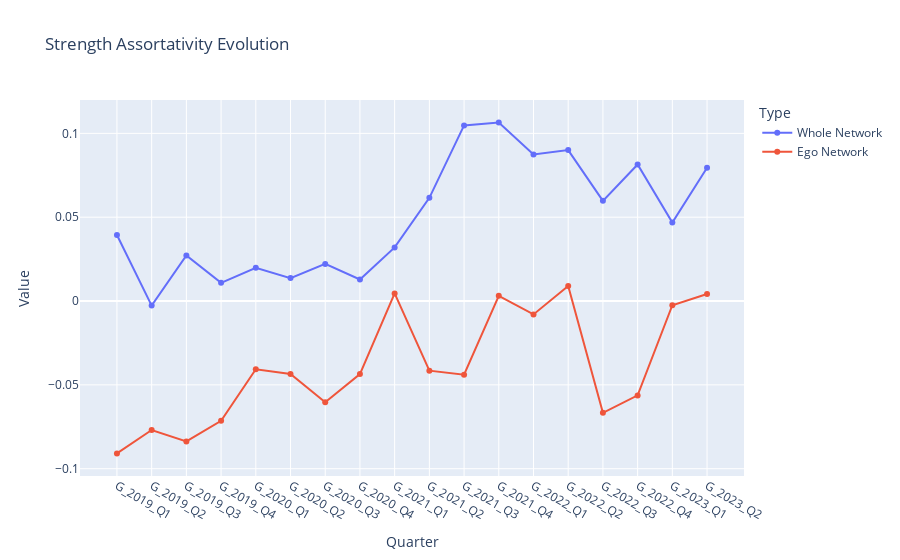

The cell this chart's notebook holds for it:
### Code cell
plot_evolution({key:quarterData['strengthAssortativity'] for (key, quarterData) in summaryWholeAllTime.items()},
               {key:quarterData['strengthAssortativity'] for (key, quarterData) in summaryEgoAllTime.items()},
               'Strength Assortativity Evolution')

### Figure 1 — Plotly figure (JSON) as saved in the notebook; plotly's stock layout.template omitted (floating-point values rounded to 4 significant figures)
{"data": [{"hovertemplate": "Type=Whole Network<br>Quarter=%{x}<br>Value=%{y}<extra></extra>", "legendgroup": "Whole Network", "line": {"color": "#636efa", "dash": "solid"}, "marker": {"symbol": "circle"}, "mode": "lines+markers", "name": "Whole Network", "orientation": "v", "showlegend": true, "type": "scatter", "x": ["G_2019_Q1", "G_2019_Q2", "G_2019_Q3", "G_2019_Q4", "G_2020_Q1", "G_2020_Q2", "G_2020_Q3", "G_2020_Q4", "G_2021_Q1", "G_2021_Q2", "G_2021_Q3", "G_2021_Q4", "G_2022_Q1", "G_2022_Q2", "G_2022_Q3", "G_2022_Q4", "G_2023_Q1", "G_2023_Q2"], "xaxis": "x", "y": [0.03939, -0.002711, 0.02717, 0.01083, 0.0198, 0.01368, 0.02212, 0.01284, 0.03197, 0.06156, 0.1047, 0.1065, 0.08745, 0.09001, 0.05974, 0.08143, 0.04682, 0.07951], "yaxis": "y"}, {"hovertemplate": "Type=Ego Network<br>Quarter=%{x}<br>Value=%{y}<extra></extra>", "legendgroup": "Ego Network", "line": {"color": "#EF553B", "dash": "solid"}, "marker": {"symbol": "circle"}, "mode": "lines+markers", "name": "Ego Network", "orientation": "v", "showlegend": true, "type": "scatter", "x": ["G_2019_Q1", "G_2019_Q2", "G_2019_Q3", "G_2019_Q4", "G_2020_Q1", "G_2020_Q2", "G_2020_Q3", "G_2020_Q4", "G_2021_Q1", "G_2021_Q2", "G_2021_Q3", "G_2021_Q4", "G_2022_Q1", "G_2022_Q2", "G_2022_Q3", "G_2022_Q4", "G_2023_Q1", "G_2023_Q2"], "xaxis": "x", "y": [-0.09091, -0.07692, -0.08376, -0.07143, -0.04068, -0.04348, -0.06039, -0.04357, 0.004545, -0.04152, -0.04394, 0.003081, -0.007976, 0.009002, -0.06667, -0.05628, -0.002481, 0.004224], "yaxis": "y"}], "layout": {"legend": {"title": {"text": "Type"}, "tracegroupgap": 0}, "title": {"text": "Strength Assortativity Evolution"}, "xaxis": {"anchor": "y", "domain": [0, 1], "title": {"text": "Quarter"}}, "yaxis": {"anchor": "x", "domain": [0, 1], "title": {"text": "Value"}}}}
